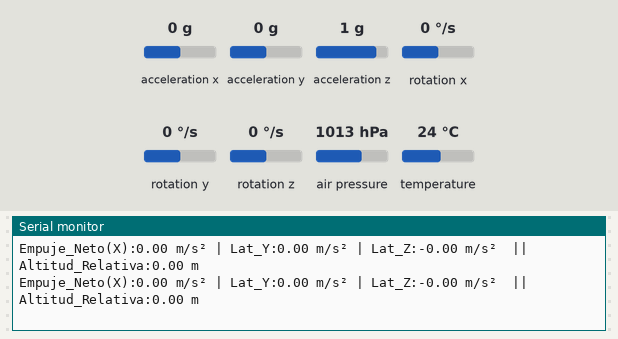
Recording of a sketch running on a simulated Arduino Uno, built with avr-gcc and run on an emulated ATmega328P. Shown: the last lines printed to the serial monitor. The inputs (shaded band) are chosen by the test bench; at power-on: acceleration x 0 g, acceleration y 0 g, air pressure 1013 hPa, acceleration z 1 g, rotation x 0 °/s, rotation y 0 °/s, rotation z 0 °/s, temperature 24 °C.

Above: at 3.4 s.
3.5 s: acceleration x set to -1.4 g
At 3.68 s:
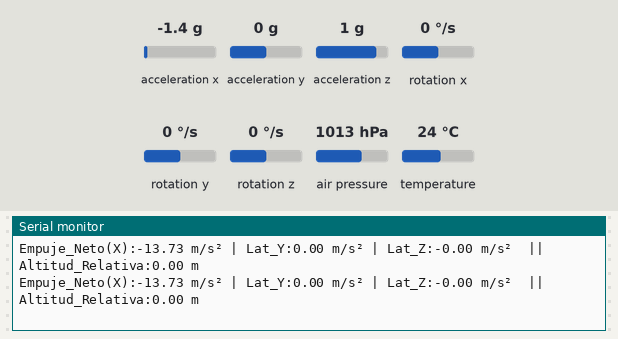
5.0 s: acceleration y set to -1.4 g
At 5.08 s:
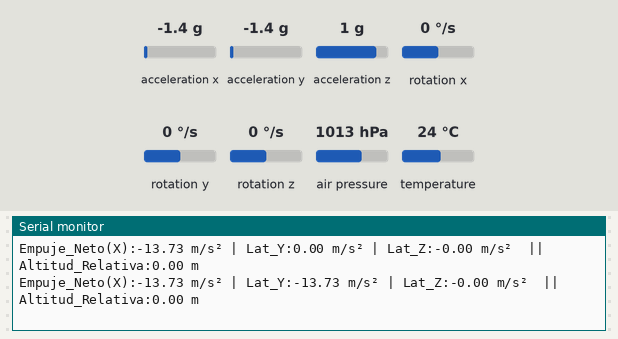
6.5 s: air pressure set to 952 hPa
At 6.58 s:
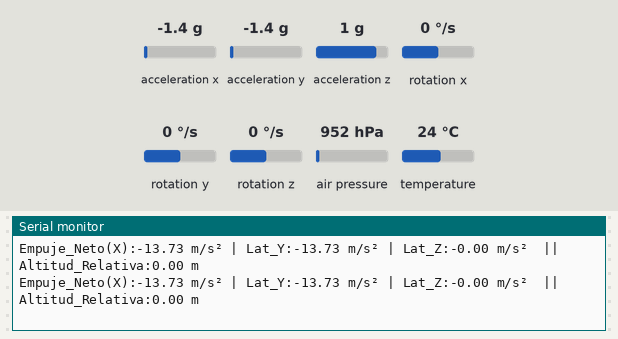
9.5 s: acceleration z set to -1.4 g
At 9.5 s:
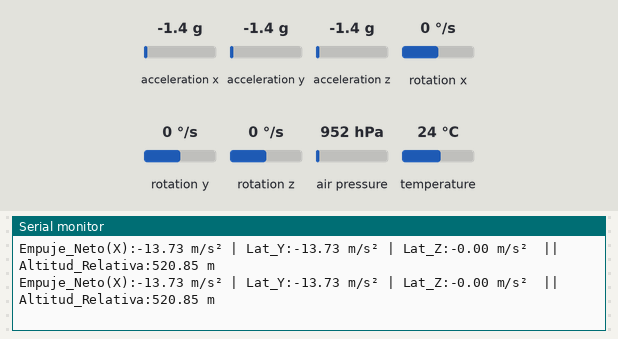

The sketch:

Medicion_2.ino
```cpp
#include <Wire.h>
#include <Adafruit_MPU6050.h>
#include <Adafruit_BMP280.h>
#include <Adafruit_Sensor.h>

Adafruit_MPU6050 mpu;
Adafruit_BMP280 bmp;

// Variables de calibración
float presion_base = 1013.25;
float offset_X = 0.0, offset_Y = 0.0, offset_Z = 0.0;

void setup() {
  Serial.begin(115200);
  while (!Serial);

  Serial.println("\n--- Inicializando Aviónica con Calibración ---");

  if (!mpu.begin(0x68)) {
    Serial.println("¡Error MPU6050!");
    while (1);
  }
  if (!bmp.begin(0x76)) {
    Serial.println("¡Error BMP280!");
    while (1);
  }

  // Configuración de rangos y filtros
  mpu.setAccelerometerRange(MPU6050_RANGE_16_G);
  mpu.setFilterBandwidth(MPU6050_BAND_21_HZ);

  bmp.setSampling(Adafruit_BMP280::MODE_NORMAL,
                  Adafruit_BMP280::SAMPLING_X2,
                  Adafruit_BMP280::SAMPLING_X16,
                  Adafruit_BMP280::FILTER_X16,
                  Adafruit_BMP280::STANDBY_MS_1);

  // --- PROCESO DE CALIBRACIÓN (Dejar la placa quieta) ---
  Serial.println("Calibrando sensores... NO MOVER LA PLACA");
  delay(1000); // Esperar a que se estabilice

  // 1. Tomar presión base para Altitud = 0 metros
  float suma_presion = 0;
  for(int i=0; i<20; i++) {
    suma_presion += bmp.readPressure() / 100.0F;
    delay(30);
  }
  presion_base = suma_presion / 20.0; // Promedio

  // 2. Tomar offsets del acelerómetro en reposo
  sensors_event_t a, g, temp;
  float suma_X = 0, suma_Y = 0, suma_Z = 0;
  for(int i=0; i<20; i++) {
    mpu.getEvent(&a, &g, &temp);
    suma_X += a.acceleration.x;
    suma_Y += a.acceleration.y;
    suma_Z += a.acceleration.z;
    delay(30);
  }

  // Guardamos las desviaciones. Al eje X (vertical) le restamos 9.81
  // para capturar solo el error neto del chip aislado de la gravedad.
  offset_X = (suma_X / 20.0) - 9.81;
  offset_Y = (suma_Y / 20.0);
  offset_Z = (suma_Z / 20.0);

  Serial.println("¡Calibración completada con éxito!");
  Serial.print("Presión base registrada: "); Serial.print(presion_base); Serial.println(" hPa");
  Serial.println("----------------------------------------------");
}

void loop() {
  sensors_event_t a, g, temp_mpu;
  mpu.getEvent(&a, &g, &temp_mpu);

  // Aplicar calibración de aceleración
  // Restamos el offset físico para limpiar el ruido del sensor
  float acc_x_calibrada = a.acceleration.x - offset_X;
  float acc_y_calibrada = a.acceleration.y - offset_Y;
  float acc_z_calibrada = a.acceleration.z - offset_Z;

  // Calculamos la aceleración neta restando la gravedad (9.81) del eje vertical (X)
  // De esta forma, quietos en el suelo marcará 0 m/s², y al despegar marcará solo el empuje puro.
  float empuje_neto = acc_x_calibrada - 9.81;

  // Calcular altitud relativa usando la presión base de tu escritorio
  float presion = bmp.readPressure() / 100.0F;
  float altitud_relativa = bmp.readAltitude(presion_base);

  // --- Mostrar datos ---
  Serial.print("Empuje_Neto(X):"); Serial.print(empuje_neto); Serial.print(" m/s² | ");
  Serial.print("Lat_Y:"); Serial.print(acc_y_calibrada); Serial.print(" m/s² | ");
  Serial.print("Lat_Z:"); Serial.print(acc_z_calibrada); Serial.print(" m/s²");
  Serial.print("  ||  ");
  Serial.print("Altitud_Relativa:"); Serial.print(altitud_relativa); Serial.println(" m");

  delay(100);
}
```

Measured:
- after the input at 3.5 s, the serial monitor: prints a new line after 0.07 s (image 1)
- after the input at 5.0 s, the serial monitor: prints a new line after 0.07 s (image 2)
